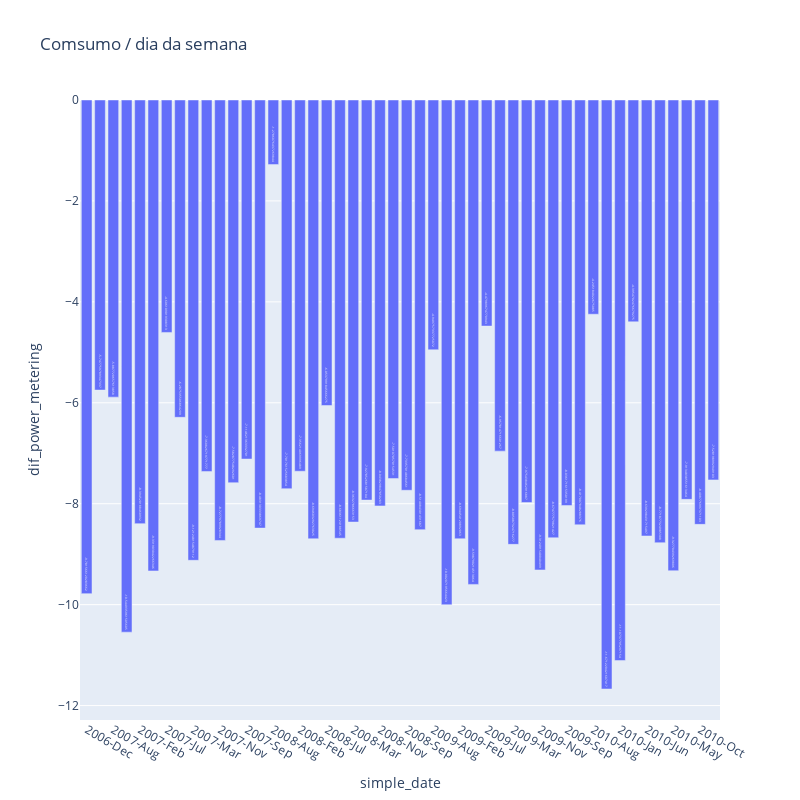

The code cell stored with this chart in its notebook:
### Code cell
fig = px.bar(
    df_household_group_by_simple_date,
    x="simple_date",
    y="dif_power_metering",
    title="Comsumo / dia da semana",
    text="dif_power_metering",
)
fig.update_layout(
    width=800,
    height=800,
)

fig.show()

### Figure 1 — Plotly figure (JSON) as saved in the notebook; plotly's stock layout.template omitted (floating-point values rounded to 4 significant figures)
{"data": [{"hovertemplate": "simple_date=%{x}<br>dif_power_metering=%{text}<extra></extra>", "legendgroup": "", "marker": {"color": "#636efa", "pattern": {"shape": ""}}, "name": "", "orientation": "v", "showlegend": false, "text": [-9.782, -5.748, -5.888, -10.54, -8.395, -9.332, -4.606, -6.288, -9.121, -7.361, -8.728, -7.583, -7.115, -8.483, -1.279, -7.702, -7.356, -8.695, -6.054, -8.684, -8.363, -7.928, -8.044, -7.501, -7.734, -8.514, -4.95, -10.0, -8.694, -9.599, -4.48, -6.958, -8.805, -7.975, -9.312, -8.675, -8.036, -8.417, -4.245, -11.67, -11.11, -4.395, -8.639, -8.772, -9.328, -7.913, -8.409, -7.528], "textposition": "auto", "type": "bar", "x": ["2006-Dec", "2007-Apr", "2007-Aug", "2007-Dec", "2007-Feb", "2007-Jan", "2007-Jul", "2007-Jun", "2007-Mar", "2007-May", "2007-Nov", "2007-Oct", "2007-Sep", "2008-Apr", "2008-Aug", "2008-Dec", "2008-Feb", "2008-Jan", "2008-Jul", "2008-Jun", "2008-Mar", "2008-May", "2008-Nov", "2008-Oct", "2008-Sep", "2009-Apr", "2009-Aug", "2009-Dec", "2009-Feb", "2009-Jan", "2009-Jul", "2009-Jun", "2009-Mar", "2009-May", "2009-Nov", "2009-Oct", "2009-Sep", "2010-Apr", "2010-Aug", "2010-Feb", "2010-Jan", "2010-Jul", "2010-Jun", "2010-Mar", "2010-May", "2010-Nov", "2010-Oct", "2010-Sep"], "xaxis": "x", "y": [-9.782, -5.748, -5.888, -10.54, -8.395, -9.332, -4.606, -6.288, -9.121, -7.361, -8.728, -7.583, -7.115, -8.483, -1.279, -7.702, -7.356, -8.695, -6.054, -8.684, -8.363, -7.928, -8.044, -7.501, -7.734, -8.514, -4.95, -10.0, -8.694, -9.599, -4.48, -6.958, -8.805, -7.975, -9.312, -8.675, -8.036, -8.417, -4.245, -11.67, -11.11, -4.395, -8.639, -8.772, -9.328, -7.913, -8.409, -7.528], "yaxis": "y"}], "layout": {"barmode": "relative", "height": 800, "legend": {"tracegroupgap": 0}, "title": {"text": "Comsumo / dia da semana"}, "width": 800, "xaxis": {"anchor": "y", "domain": [0, 1], "title": {"text": "simple_date"}}, "yaxis": {"anchor": "x", "domain": [0, 1], "title": {"text": "dif_power_metering"}}}}
